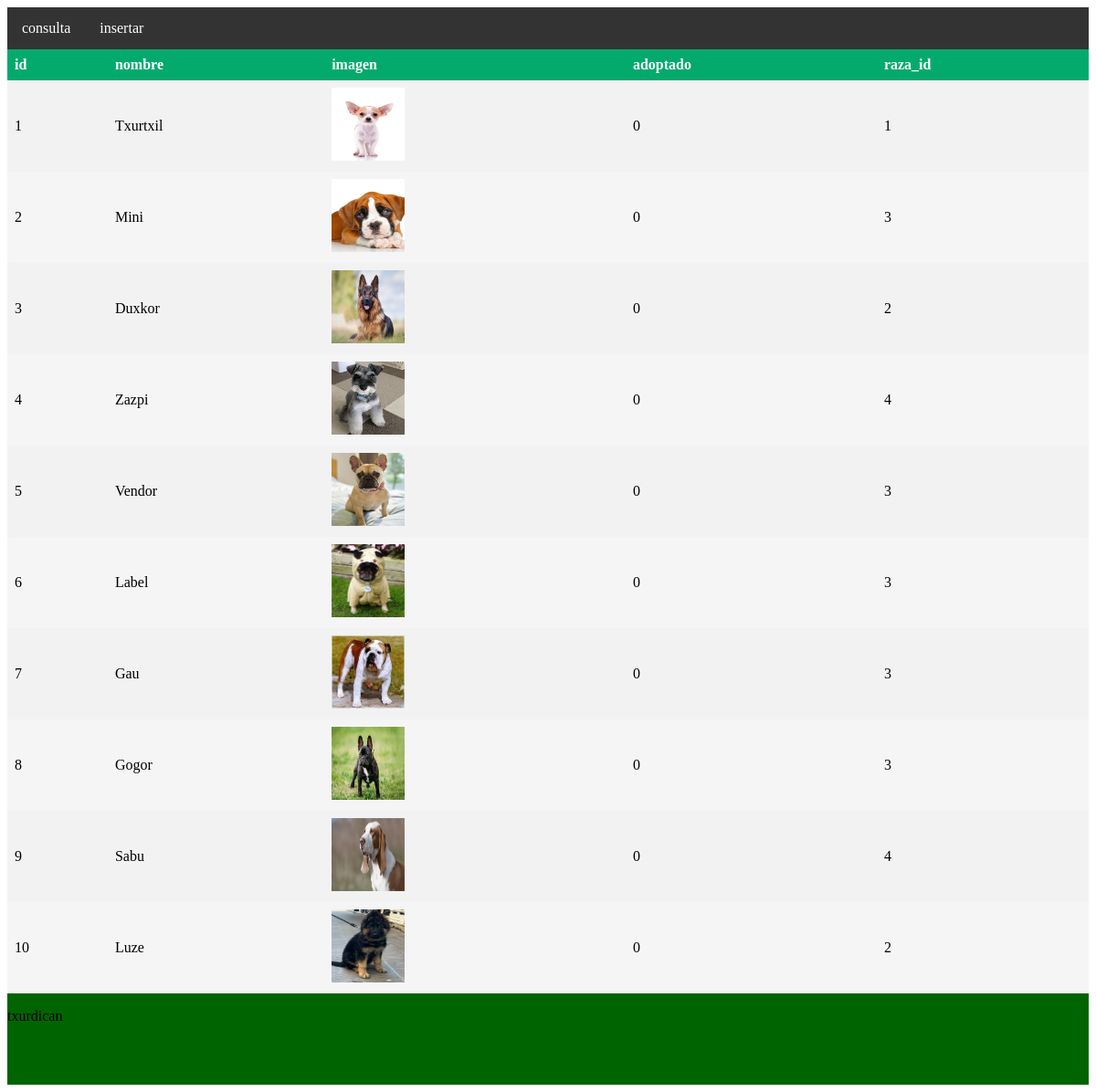
The page / on the database its author committed.
### tables this page shows
CREATE TABLE `mascotas` (
  `id` bigint(20) UNSIGNED NOT NULL,
  `nombre` varchar(50) NOT NULL,
  `imagen` varchar(255) NOT NULL,
  `adoptado` tinyint(1) NOT NULL DEFAULT 0,
  `raza_id` bigint(20) UNSIGNED NOT NULL
);

### index.php (the view, shortened to what this page needs)
<!DOCTYPE html>
<html lang="en">
<head>
    <link rel="stylesheet" href="styles.css">
</head>
<body>
    <?php include 'menu.php';?>
    <div class="contenido">
    <?php
        include 'conexion.php';
        $stmt = $pdo->prepare("SELECT * FROM mascotas");
        $stmt->execute();
        $resultados = $stmt->fetchAll();
        echo '<table>
                <tr><th>id</th><th>nombre</th><th>imagen</th><th>adoptado</th><th>raza_id</th></tr>
            ';
            foreach ($resultados as $fila) {
                echo '<tr><td>'.$fila['id'].'</td><td>'.$fila['nombre'].'</td><td><img src="./Imagenes/'.$fila['imagen'].'" width="80px" height="80px"></td><td>'.$fila['adoptado'].'</td><td>'.$fila['raza_id'].'</td></tr>';
            }
        echo    '</table>';
    ?>
    </div>
    <?php include 'footer.php' ?>
</body>
</html>

### menu.php
<nav>
    <li><a href="index.php">consulta</a></li>
    <li><a href="insertar.php">insertar</a></li>
    <li><a href=""></a></li>
</nav>

### footer.php
<?php
echo "<footer>
<p>txurdican</p>
</footer>
"
?>

### styles.css (style rules this page uses)
nav { list-style: none; margin: 0; padding: 0; overflow: hidden; background-color: #333; }
li { float: left; }
li a { display: block; color: white; text-align: center; padding: 14px 16px; text-decoration: none; }
.contenido { background-color:whitesmoke; }
footer { display:flex; height:100px; background-color: darkgreen; }
table { border-collapse: collapse; width: 100%; }
th, td { text-align: left; padding: 8px; }
tr:nth-child(even) { background-color: #f2f2f2 }
th { background-color: #04AA6D; color: white; }

### rows shown on the page
mascotas: id "1", nombre "Txurtxil", imagen (picture), adoptado "0", raza "1"
mascotas: id "2", nombre "Mini", imagen (picture), adoptado "0", raza "3"
mascotas: id "3", nombre "Duxkor", imagen (picture), adoptado "0", raza "2"
mascotas: id "4", nombre "Zazpi", imagen (picture), adoptado "0", raza "4"
mascotas: id "5", nombre "Vendor", imagen (picture), adoptado "0", raza "3"
mascotas: id "6", nombre "Label", imagen (picture), adoptado "0", raza "3"
mascotas: id "7", nombre "Gau", imagen (picture), adoptado "0", raza "3"
mascotas: id "8", nombre "Gogor", imagen (picture), adoptado "0", raza "3"
mascotas: id "9", nombre "Sabu", imagen (picture), adoptado "0", raza "4"
mascotas: id "10", nombre "Luze", imagen (picture), adoptado "0", raza "2"
